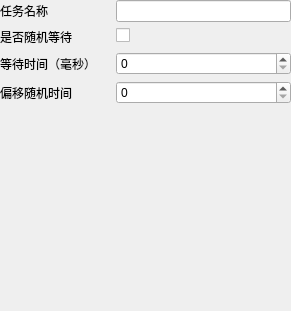
<?xml version="1.0" encoding="UTF-8"?>
<ui version="4.0">
 <class>WaitForm</class>
 <widget class="QWidget" name="WaitForm">
  <property name="geometry">
   <rect>
    <x>0</x>
    <y>0</y>
    <width>291</width>
    <height>311</height>
   </rect>
  </property>
  <property name="windowTitle">
   <string>waitForm</string>
  </property>
  <widget class="QWidget" name="formLayoutWidget">
   <property name="geometry">
    <rect>
     <x>0</x>
     <y>0</y>
     <width>291</width>
     <height>311</height>
    </rect>
   </property>
   <layout class="QFormLayout" name="formLayout">
    <property name="horizontalSpacing">
     <number>20</number>
    </property>
    <property name="verticalSpacing">
     <number>6</number>
    </property>
    <item row="2" column="0">
     <widget class="QLabel" name="label">
      <property name="text">
       <string>等待时间（毫秒）</string>
      </property>
     </widget>
    </item>
    <item row="2" column="1">
     <widget class="QSpinBox" name="spinBox">
      <property name="maximum">
       <number>60000</number>
      </property>
      <property name="singleStep">
       <number>100</number>
      </property>
     </widget>
    </item>
    <item row="0" column="0">
     <widget class="QLabel" name="label_2">
      <property name="text">
       <string>任务名称</string>
      </property>
     </widget>
    </item>
    <item row="0" column="1">
     <widget class="QLineEdit" name="lineTaskNameEdit"/>
    </item>
    <item row="1" column="0">
     <widget class="QLabel" name="label_3">
      <property name="text">
       <string>是否随机等待</string>
      </property>
     </widget>
    </item>
    <item row="1" column="1">
     <widget class="QCheckBox" name="randomWaitCheckBox">
      <property name="text">
       <string/>
      </property>
     </widget>
    </item>
    <item row="3" column="0">
     <widget class="QLabel" name="randomSleepTimeLabel">
      <property name="text">
       <string>偏移随机时间</string>
      </property>
     </widget>
    </item>
    <item row="3" column="1">
     <widget class="QSpinBox" name="randomSleepTimeSpinBox">
      <property name="maximum">
       <number>60000</number>
      </property>
      <property name="singleStep">
       <number>100</number>
      </property>
     </widget>
    </item>
   </layout>
  </widget>
 </widget>
 <resources/>
 <connections/>
</ui>
